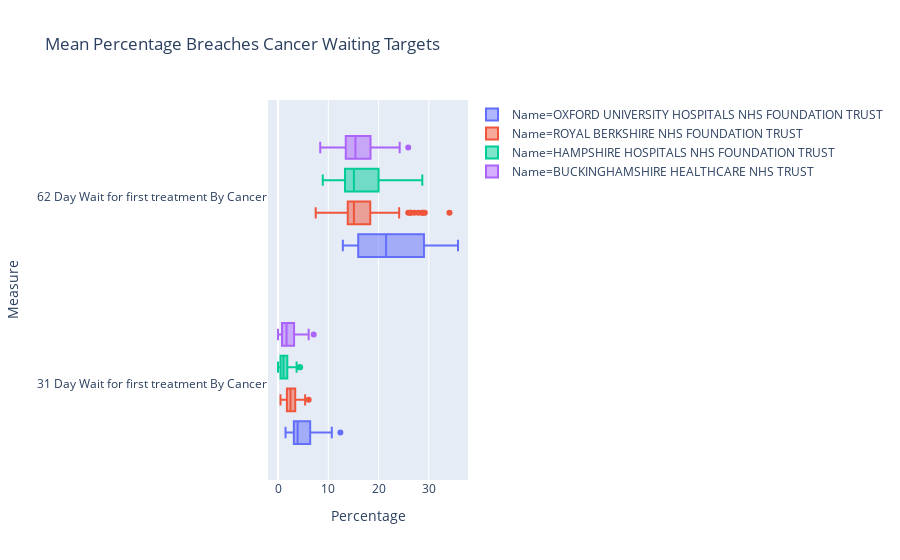

Notebook code for this chart:
### Code cell
# df_cancer_hamp['Percentage'] = (1 - df_cancer_hamp['Percentage']) * 100
fig = px.box(df_cancer_hamp, x='Percentage', color='Name', y='Measure', title='Mean Percentage Breaches Cancer Waiting Targets')
fig.update_traces(orientation='h')
fig.show()

### Figure 1 — Plotly figure (JSON) as saved in the notebook; plotly's stock layout.template omitted (floating-point values rounded to 4 significant figures)
{"data": [{"alignmentgroup": "True", "hoverlabel": {"namelength": 0}, "hovertemplate": "Name=OXFORD UNIVERSITY HOSPITALS NHS FOUNDATION TRUST<br>Percentage=%{x}<br>Measure=%{y}", "legendgroup": "Name=OXFORD UNIVERSITY HOSPITALS NHS FOUNDATION TRUST", "marker": {"color": "#636efa"}, "name": "Name=OXFORD UNIVERSITY HOSPITALS NHS FOUNDATION TRUST", "notched": false, "offsetgroup": "Name=OXFORD UNIVERSITY HOSPITALS NHS FOUNDATION TRUST", "orientation": "h", "showlegend": true, "type": "box", "x": [2.9, 2.9, 2.8, 2.4, 1.6, 1.8, 1.5, 7.6, 7.6, 6.7, 5.4, 6.0, 5.3, 4.4, 4.0, 3.8, 3.4, 3.0, 3.2, 5.4, 3.9, 3.4, 3.9, 3.5, 3.2, 3.6, 3.3, 2.5, 2.5, 2.3, 1.6, 10.7, 10.0, 10.0, 7.1, 5.3, 3.7, 3.9, 3.8, 6.4, 3.6, 3.8, 2.5, 9.1, 8.4, 7.6, 12.4, 9.0, 6.4, 6.3, 4.0, 4.3, 3.5, 14.9, 16.4, 14.1, 14.6, 13.5, 13.4, 14.9, 29.2, 28.3, 31.1, 25.1, 27, 23.1, 23.2, 22.3, 18.4, 16.2, 14.4, 15.2, 33.8, 21.5, 16.5, 17.2, 18.4, 18.0, 16.7, 14.9, 14.5, 14.8, 13.6, 12.9, 32.0, 27.4, 29.0, 29.1, 29.0, 23.6, 28.6, 20.0, 19.8, 18.0, 18.2, 18.2, 34.5, 35.8, 24.7, 35.6, 30.4, 33.2, 30.8, 29.1, 26, 30.3], "x0": " ", "xaxis": "x", "y": ["31 Day Wait for first treatment By Cancer", "31 Day Wait for first treatment By Cancer", "31 Day Wait for first treatment By Cancer", "31 Day Wait for first treatment By Cancer", "31 Day Wait for first treatment By Cancer", "31 Day Wait for first treatment By Cancer", "31 Day Wait for first treatment By Cancer", "31 Day Wait for first treatment By Cancer", "31 Day Wait for first treatment By Cancer", "31 Day Wait for first treatment By Cancer", "31 Day Wait for first treatment By Cancer", "31 Day Wait for first treatment By Cancer", "31 Day Wait for first treatment By Cancer", "31 Day Wait for first treatment By Cancer", "31 Day Wait for first treatment By Cancer", "31 Day Wait for first treatment By Cancer", "31 Day Wait for first treatment By Cancer", "31 Day Wait for first treatment By Cancer", "31 Day Wait for first treatment By Cancer", "31 Day Wait for first treatment By Cancer", "31 Day Wait for first treatment By Cancer", "31 Day Wait for first treatment By Cancer", "31 Day Wait for first treatment By Cancer", "31 Day Wait for first treatment By Cancer", "31 Day Wait for first treatment By Cancer", "31 Day Wait for first treatment By Cancer", "31 Day Wait for first treatment By Cancer", "31 Day Wait for first treatment By Cancer", "31 Day Wait for first treatment By Cancer", "31 Day Wait for first treatment By Cancer", "31 Day Wait for first treatment By Cancer", "31 Day Wait for first treatment By Cancer", "31 Day Wait for first treatment By Cancer", "31 Day Wait for first treatment By Cancer", "31 Day Wait for first treatment By Cancer", "31 Day Wait for first treatment By Cancer", "31 Day Wait for first treatment By Cancer", "31 Day Wait for first treatment By Cancer", "31 Day Wait for first treatment By Cancer", "31 Day Wait for first treatment By Cancer", "31 Day Wait for first treatment By Cancer", "31 Day Wait for first treatment By Cancer", "31 Day Wait for first treatment By Cancer", "31 Day Wait for first treatment By Cancer", "31 Day Wait for first treatment By Cancer", "31 Day Wait for first treatment By Cancer", "31 Day Wait for first treatment By Cancer", "31 Day Wait for first treatment By Cancer", "31 Day Wait for first treatment By Cancer", "31 Day Wait for first treatment By Cancer", "31 Day Wait for first treatment By Cancer", "31 Day Wait for first treatment By Cancer", "31 Day Wait for first treatment By Cancer", "62 Day Wait for first treatment By Cancer", "62 Day Wait for first treatment By Cancer", "62 Day Wait for first treatment By Cancer", "62 Day Wait for first treatment By Cancer", "62 Day Wait for first treatment By Cancer", "62 Day Wait for first treatment By Cancer", "62 Day Wait for first treatment By Cancer", "62 Day Wait for first treatment By Cancer", "62 Day Wait for first treatment By Cancer", "62 Day Wait for first treatment By Cancer", "62 Day Wait for first treatment By Cancer", "62 Day Wait for first treatment By Cancer", "62 Day Wait for first treatment By Cancer", "62 Day Wait for first treatment By Cancer", "62 Day Wait for first treatment By Cancer", "62 Day Wait for first treatment By Cancer", "62 Day Wait for first treatment By Cancer", "62 Day Wait for first treatment By Cancer", "62 Day Wait for first treatment By Cancer", "62 Day Wait for first treatment By Cancer", "62 Day Wait for first treatment By Cancer", "62 Day Wait for first treatment By Cancer", "62 Day Wait for first treatment By Cancer", "62 Day Wait for first treatment By Cancer", "62 Day Wait for first treatment By Cancer", "62 Day Wait for first treatment By Cancer", "62 Day Wait for first treatment By Cancer", "62 Day Wait for first treatment By Cancer", "62 Day Wait for first treatment By Cancer", "62 Day Wait for first treatment By Cancer", "62 Day Wait for first treatment By Cancer", "62 Day Wait for first treatment By Cancer", "62 Day Wait for first treatment By Cancer", "62 Day Wait for first treatment By Cancer", "62 Day Wait for first treatment By Cancer", "62 Day Wait for first treatment By Cancer", "62 Day Wait for first treatment By Cancer", "62 Day Wait for first treatment By Cancer", "62 Day Wait for first treatment By Cancer", "62 Day Wait for first treatment By Cancer", "62 Day Wait for first treatment By Cancer", "62 Day Wait for first treatment By Cancer", "62 Day Wait for first treatment By Cancer", "62 Day Wait for first treatment By Cancer", "62 Day Wait for first treatment By Cancer", "62 Day Wait for first treatment By Cancer", "62 Day Wait for first treatment By Cancer", "62 Day Wait for first treatment By Cancer", "62 Day Wait for first treatment By Cancer", "62 Day Wait for first treatment By Cancer", "62 Day Wait for first treatment By Cancer", "62 Day Wait for first treatment By Cancer", "62 Day Wait for first treatment By Cancer"], "y0": " ", "yaxis": "y"}, {"alignmentgroup": "True", "hoverlabel": {"namelength": 0}, "hovertemplate": "Name=ROYAL BERKSHIRE NHS FOUNDATION TRUST<br>Percentage=%{x}<br>Measure=%{y}", "legendgroup": "Name=ROYAL BERKSHIRE NHS FOUNDATION TRUST", "marker": {"color": "#EF553B"}, "name": "Name=ROYAL BERKSHIRE NHS FOUNDATION TRUST", "notched": false, "offsetgroup": "Name=ROYAL BERKSHIRE NHS FOUNDATION TRUST", "orientation": "h", "showlegend": true, "type": "box", "x": [4.4, 4.4, 3.3, 3.2, 3.6, 2.6, 2.3, 6.1, 4.0, 3.4, 4.3, 3.0, 3.5, 2.6, 2.3, 1.8, 1.6, 1.7, 0.5, 2.7, 3.1, 3.2, 3.2, 2.9, 2.7, 2.1, 1.5, 1.4, 1.7, 1.3, 0.5, 5.4, 2.3, 2.2, 2.3, 2.5, 2.1, 2.5, 1.6, 4.5, 1.3, 1.8, 1.7, 4.1, 3.2, 2.0, 4.0, 3.7, 3.9, 1.8, 1.9, 1.3, 1.7, 25.9, 34.1, 26.4, 24.1, 27.1, 26.3, 16.4, 29.2, 28.9, 27.9, 17.5, 22.5, 16.5, 15.0, 17.2, 14.0, 15.1, 10.5, 9.2, 17.8, 18.1, 15.0, 14.6, 14.0, 13.5, 14.9, 16.8, 17.6, 12.1, 12.3, 7.5, 22.4, 28.6, 17.3, 14.6, 13.2, 19.1, 13.4, 14.3, 12.1, 14.6, 14.5, 9.5, 16.6, 14.3, 12.9, 17.2, 15.1, 14.3, 15.0, 15.4, 11.1, 10.8], "x0": " ", "xaxis": "x", "y": ["31 Day Wait for first treatment By Cancer", "31 Day Wait for first treatment By Cancer", "31 Day Wait for first treatment By Cancer", "31 Day Wait for first treatment By Cancer", "31 Day Wait for first treatment By Cancer", "31 Day Wait for first treatment By Cancer", "31 Day Wait for first treatment By Cancer", "31 Day Wait for first treatment By Cancer", "31 Day Wait for first treatment By Cancer", "31 Day Wait for first treatment By Cancer", "31 Day Wait for first treatment By Cancer", "31 Day Wait for first treatment By Cancer", "31 Day Wait for first treatment By Cancer", "31 Day Wait for first treatment By Cancer", "31 Day Wait for first treatment By Cancer", "31 Day Wait for first treatment By Cancer", "31 Day Wait for first treatment By Cancer", "31 Day Wait for first treatment By Cancer", "31 Day Wait for first treatment By Cancer", "31 Day Wait for first treatment By Cancer", "31 Day Wait for first treatment By Cancer", "31 Day Wait for first treatment By Cancer", "31 Day Wait for first treatment By Cancer", "31 Day Wait for first treatment By Cancer", "31 Day Wait for first treatment By Cancer", "31 Day Wait for first treatment By Cancer", "31 Day Wait for first treatment By Cancer", "31 Day Wait for first treatment By Cancer", "31 Day Wait for first treatment By Cancer", "31 Day Wait for first treatment By Cancer", "31 Day Wait for first treatment By Cancer", "31 Day Wait for first treatment By Cancer", "31 Day Wait for first treatment By Cancer", "31 Day Wait for first treatment By Cancer", "31 Day Wait for first treatment By Cancer", "31 Day Wait for first treatment By Cancer", "31 Day Wait for first treatment By Cancer", "31 Day Wait for first treatment By Cancer", "31 Day Wait for first treatment By Cancer", "31 Day Wait for first treatment By Cancer", "31 Day Wait for first treatment By Cancer", "31 Day Wait for first treatment By Cancer", "31 Day Wait for first treatment By Cancer", "31 Day Wait for first treatment By Cancer", "31 Day Wait for first treatment By Cancer", "31 Day Wait for first treatment By Cancer", "31 Day Wait for first treatment By Cancer", "31 Day Wait for first treatment By Cancer", "31 Day Wait for first treatment By Cancer", "31 Day Wait for first treatment By Cancer", "31 Day Wait for first treatment By Cancer", "31 Day Wait for first treatment By Cancer", "31 Day Wait for first treatment By Cancer", "62 Day Wait for first treatment By Cancer", "62 Day Wait for first treatment By Cancer", "62 Day Wait for first treatment By Cancer", "62 Day Wait for first treatment By Cancer", "62 Day Wait for first treatment By Cancer", "62 Day Wait for first treatment By Cancer", "62 Day Wait for first treatment By Cancer", "62 Day Wait for first treatment By Cancer", "62 Day Wait for first treatment By Cancer", "62 Day Wait for first treatment By Cancer", "62 Day Wait for first treatment By Cancer", "62 Day Wait for first treatment By Cancer", "62 Day Wait for first treatment By Cancer", "62 Day Wait for first treatment By Cancer", "62 Day Wait for first treatment By Cancer", "62 Day Wait for first treatment By Cancer", "62 Day Wait for first treatment By Cancer", "62 Day Wait for first treatment By Cancer", "62 Day Wait for first treatment By Cancer", "62 Day Wait for first treatment By Cancer", "62 Day Wait for first treatment By Cancer", "62 Day Wait for first treatment By Cancer", "62 Day Wait for first treatment By Cancer", "62 Day Wait for first treatment By Cancer", "62 Day Wait for first treatment By Cancer", "62 Day Wait for first treatment By Cancer", "62 Day Wait for first treatment By Cancer", "62 Day Wait for first treatment By Cancer", "62 Day Wait for first treatment By Cancer", "62 Day Wait for first treatment By Cancer", "62 Day Wait for first treatment By Cancer", "62 Day Wait for first treatment By Cancer", "62 Day Wait for first treatment By Cancer", "62 Day Wait for first treatment By Cancer", "62 Day Wait for first treatment By Cancer", "62 Day Wait for first treatment By Cancer", "62 Day Wait for first treatment By Cancer", "62 Day Wait for first treatment By Cancer", "62 Day Wait for first treatment By Cancer", "62 Day Wait for first treatment By Cancer", "62 Day Wait for first treatment By Cancer", "62 Day Wait for first treatment By Cancer", "62 Day Wait for first treatment By Cancer", "62 Day Wait for first treatment By Cancer", "62 Day Wait for first treatment By Cancer", "62 Day Wait for first treatment By Cancer", "62 Day Wait for first treatment By Cancer", "62 Day Wait for first treatment By Cancer", "62 Day Wait for first treatment By Cancer", "62 Day Wait for first treatment By Cancer", "62 Day Wait for first treatment By Cancer", "62 Day Wait for first treatment By Cancer", "62 Day Wait for first treatment By Cancer"], "y0": " ", "yaxis": "y"}, {"alignmentgroup": "True", "hoverlabel": {"namelength": 0}, "hovertemplate": "Name=HAMPSHIRE HOSPITALS NHS FOUNDATION TRUST<br>Percentage=%{x}<br>Measure=%{y}", "legendgroup": "Name=HAMPSHIRE HOSPITALS NHS FOUNDATION TRUST", "marker": {"color": "#00cc96"}, "name": "Name=HAMPSHIRE HOSPITALS NHS FOUNDATION TRUST", "notched": false, "offsetgroup": "Name=HAMPSHIRE HOSPITALS NHS FOUNDATION TRUST", "orientation": "h", "showlegend": true, "type": "box", "x": [2.2, 1.8, 1.0, 1.2, 1.0, 0.5, 0, 2.1, 1.7, 1.8, 1.0, 1.1, 0.5, 0.5, 0.6, 0.5, 0.5, 0, 0, 2.1, 1.5, 1.0, 1.5, 1.3, 0.5, 0.5, 0.6, 0.5, 0.8, 0.5, 0, 4.4, 2.0, 1.7, 1.4, 1.6, 1.4, 0.5, 0.5, 1.1, 0.6, 0, 0, 4.3, 2.7, 3.7, 1.7, 3.1, 3.0, 2.5, 2.5, 2.1, 1.8, 19.1, 13.6, 14.5, 13, 13.4, 13.4, 10.1, 17.9, 14.0, 12, 16.8, 14.4, 13, 14.8, 13.8, 10.3, 10.9, 9.5, 8.9, 23.1, 18.6, 17.9, 13.7, 15.1, 13.1, 12.4, 12.1, 14.0, 10.8, 13.5, 11.5, 28.7, 27.7, 21.7, 21.0, 16.5, 20.0, 17.1, 16.0, 16.2, 16.7, 14.4, 13.8, 27.7, 23.4, 24.6, 25.4, 20.0, 22.4, 23.4, 20.5, 19.8, 16.4], "x0": " ", "xaxis": "x", "y": ["31 Day Wait for first treatment By Cancer", "31 Day Wait for first treatment By Cancer", "31 Day Wait for first treatment By Cancer", "31 Day Wait for first treatment By Cancer", "31 Day Wait for first treatment By Cancer", "31 Day Wait for first treatment By Cancer", "31 Day Wait for first treatment By Cancer", "31 Day Wait for first treatment By Cancer", "31 Day Wait for first treatment By Cancer", "31 Day Wait for first treatment By Cancer", "31 Day Wait for first treatment By Cancer", "31 Day Wait for first treatment By Cancer", "31 Day Wait for first treatment By Cancer", "31 Day Wait for first treatment By Cancer", "31 Day Wait for first treatment By Cancer", "31 Day Wait for first treatment By Cancer", "31 Day Wait for first treatment By Cancer", "31 Day Wait for first treatment By Cancer", "31 Day Wait for first treatment By Cancer", "31 Day Wait for first treatment By Cancer", "31 Day Wait for first treatment By Cancer", "31 Day Wait for first treatment By Cancer", "31 Day Wait for first treatment By Cancer", "31 Day Wait for first treatment By Cancer", "31 Day Wait for first treatment By Cancer", "31 Day Wait for first treatment By Cancer", "31 Day Wait for first treatment By Cancer", "31 Day Wait for first treatment By Cancer", "31 Day Wait for first treatment By Cancer", "31 Day Wait for first treatment By Cancer", "31 Day Wait for first treatment By Cancer", "31 Day Wait for first treatment By Cancer", "31 Day Wait for first treatment By Cancer", "31 Day Wait for first treatment By Cancer", "31 Day Wait for first treatment By Cancer", "31 Day Wait for first treatment By Cancer", "31 Day Wait for first treatment By Cancer", "31 Day Wait for first treatment By Cancer", "31 Day Wait for first treatment By Cancer", "31 Day Wait for first treatment By Cancer", "31 Day Wait for first treatment By Cancer", "31 Day Wait for first treatment By Cancer", "31 Day Wait for first treatment By Cancer", "31 Day Wait for first treatment By Cancer", "31 Day Wait for first treatment By Cancer", "31 Day Wait for first treatment By Cancer", "31 Day Wait for first treatment By Cancer", "31 Day Wait for first treatment By Cancer", "31 Day Wait for first treatment By Cancer", "31 Day Wait for first treatment By Cancer", "31 Day Wait for first treatment By Cancer", "31 Day Wait for first treatment By Cancer", "31 Day Wait for first treatment By Cancer", "62 Day Wait for first treatment By Cancer", "62 Day Wait for first treatment By Cancer", "62 Day Wait for first treatment By Cancer", "62 Day Wait for first treatment By Cancer", "62 Day Wait for first treatment By Cancer", "62 Day Wait for first treatment By Cancer", "62 Day Wait for first treatment By Cancer", "62 Day Wait for first treatment By Cancer", "62 Day Wait for first treatment By Cancer", "62 Day Wait for first treatment By Cancer", "62 Day Wait for first treatment By Cancer", "62 Day Wait for first treatment By Cancer", "62 Day Wait for first treatment By Cancer", "62 Day Wait for first treatment By Cancer", "62 Day Wait for first treatment By Cancer", "62 Day Wait for first treatment By Cancer", "62 Day Wait for first treatment By Cancer", "62 Day Wait for first treatment By Cancer", "62 Day Wait for first treatment By Cancer", "62 Day Wait for first treatment By Cancer", "62 Day Wait for first treatment By Cancer", "62 Day Wait for first treatment By Cancer", "62 Day Wait for first treatment By Cancer", "62 Day Wait for first treatment By Cancer", "62 Day Wait for first treatment By Cancer", "62 Day Wait for first treatment By Cancer", "62 Day Wait for first treatment By Cancer", "62 Day Wait for first treatment By Cancer", "62 Day Wait for first treatment By Cancer", "62 Day Wait for first treatment By Cancer", "62 Day Wait for first treatment By Cancer", "62 Day Wait for first treatment By Cancer", "62 Day Wait for first treatment By Cancer", "62 Day Wait for first treatment By Cancer", "62 Day Wait for first treatment By Cancer", "62 Day Wait for first treatment By Cancer", "62 Day Wait for first treatment By Cancer", "62 Day Wait for first treatment By Cancer", "62 Day Wait for first treatment By Cancer", "62 Day Wait for first treatment By Cancer", "62 Day Wait for first treatment By Cancer", "62 Day Wait for first treatment By Cancer", "62 Day Wait for first treatment By Cancer", "62 Day Wait for first treatment By Cancer", "62 Day Wait for first treatment By Cancer", "62 Day Wait for first treatment By Cancer", "62 Day Wait for first treatment By Cancer", "62 Day Wait for first treatment By Cancer", "62 Day Wait for first treatment By Cancer", "62 Day Wait for first treatment By Cancer", "62 Day Wait for first treatment By Cancer", "62 Day Wait for first treatment By Cancer", "62 Day Wait for first treatment By Cancer"], "y0": " ", "yaxis": "y"}, {"alignmentgroup": "True", "hoverlabel": {"namelength": 0}, "hovertemplate": "Name=BUCKINGHAMSHIRE HEALTHCARE NHS TRUST<br>Percentage=%{x}<br>Measure=%{y}", "legendgroup": "Name=BUCKINGHAMSHIRE HEALTHCARE NHS TRUST", "marker": {"color": "#ab63fa"}, "name": "Name=BUCKINGHAMSHIRE HEALTHCARE NHS TRUST", "notched": false, "offsetgroup": "Name=BUCKINGHAMSHIRE HEALTHCARE NHS TRUST", "orientation": "h", "showlegend": true, "type": "box", "x": [1.9, 1.2, 1.5, 0.7, 0.6, 0, 0, 2.6, 1.9, 2.1, 1.3, 1.1, 1.2, 1.4, 0.7, 0.7, 0.6, 0, 0, 4.1, 5.0, 3.2, 2.5, 1.7, 1.4, 1.3, 1.7, 0.8, 0.6, 0.7, 0, 7.1, 3.2, 2.6, 3.2, 3.3, 2.5, 1.5, 1.7, 3.4, 1.2, 2.4, 0.8, 3.9, 6.1, 5.8, 2.9, 2.3, 3.5, 3.5, 3.2, 2.9, 2.1, 12.4, 14.4, 15.8, 9.7, 11.5, 8.4, 9.8, 20.8, 19.8, 15.7, 15.4, 15.8, 14.5, 16.4, 13.1, 13.3, 14.6, 12.9, 11.4, 20.2, 18.7, 16.8, 14.4, 15.5, 12.7, 14.5, 13.8, 14.4, 15.4, 12.8, 9.8, 23.4, 21.5, 25.9, 14.7, 20.8, 15.0, 17.8, 15.1, 19.9, 13.5, 22.1, 14.3, 20.1, 24.2, 14.7, 13.4, 18.3, 21.3, 16.6, 16.1, 16.8, 15.9], "x0": " ", "xaxis": "x", "y": ["31 Day Wait for first treatment By Cancer", "31 Day Wait for first treatment By Cancer", "31 Day Wait for first treatment By Cancer", "31 Day Wait for first treatment By Cancer", "31 Day Wait for first treatment By Cancer", "31 Day Wait for first treatment By Cancer", "31 Day Wait for first treatment By Cancer", "31 Day Wait for first treatment By Cancer", "31 Day Wait for first treatment By Cancer", "31 Day Wait for first treatment By Cancer", "31 Day Wait for first treatment By Cancer", "31 Day Wait for first treatment By Cancer", "31 Day Wait for first treatment By Cancer", "31 Day Wait for first treatment By Cancer", "31 Day Wait for first treatment By Cancer", "31 Day Wait for first treatment By Cancer", "31 Day Wait for first treatment By Cancer", "31 Day Wait for first treatment By Cancer", "31 Day Wait for first treatment By Cancer", "31 Day Wait for first treatment By Cancer", "31 Day Wait for first treatment By Cancer", "31 Day Wait for first treatment By Cancer", "31 Day Wait for first treatment By Cancer", "31 Day Wait for first treatment By Cancer", "31 Day Wait for first treatment By Cancer", "31 Day Wait for first treatment By Cancer", "31 Day Wait for first treatment By Cancer", "31 Day Wait for first treatment By Cancer", "31 Day Wait for first treatment By Cancer", "31 Day Wait for first treatment By Cancer", "31 Day Wait for first treatment By Cancer", "31 Day Wait for first treatment By Cancer", "31 Day Wait for first treatment By Cancer", "31 Day Wait for first treatment By Cancer", "31 Day Wait for first treatment By Cancer", "31 Day Wait for first treatment By Cancer", "31 Day Wait for first treatment By Cancer", "31 Day Wait for first treatment By Cancer", "31 Day Wait for first treatment By Cancer", "31 Day Wait for first treatment By Cancer", "31 Day Wait for first treatment By Cancer", "31 Day Wait for first treatment By Cancer", "31 Day Wait for first treatment By Cancer", "31 Day Wait for first treatment By Cancer", "31 Day Wait for first treatment By Cancer", "31 Day Wait for first treatment By Cancer", "31 Day Wait for first treatment By Cancer", "31 Day Wait for first treatment By Cancer", "31 Day Wait for first treatment By Cancer", "31 Day Wait for first treatment By Cancer", "31 Day Wait for first treatment By Cancer", "31 Day Wait for first treatment By Cancer", "31 Day Wait for first treatment By Cancer", "62 Day Wait for first treatment By Cancer", "62 Day Wait for first treatment By Cancer", "62 Day Wait for first treatment By Cancer", "62 Day Wait for first treatment By Cancer", "62 Day Wait for first treatment By Cancer", "62 Day Wait for first treatment By Cancer", "62 Day Wait for first treatment By Cancer", "62 Day Wait for first treatment By Cancer", "62 Day Wait for first treatment By Cancer", "62 Day Wait for first treatment By Cancer", "62 Day Wait for first treatment By Cancer", "62 Day Wait for first treatment By Cancer", "62 Day Wait for first treatment By Cancer", "62 Day Wait for first treatment By Cancer", "62 Day Wait for first treatment By Cancer", "62 Day Wait for first treatment By Cancer", "62 Day Wait for first treatment By Cancer", "62 Day Wait for first treatment By Cancer", "62 Day Wait for first treatment By Cancer", "62 Day Wait for first treatment By Cancer", "62 Day Wait for first treatment By Cancer", "62 Day Wait for first treatment By Cancer", "62 Day Wait for first treatment By Cancer", "62 Day Wait for first treatment By Cancer", "62 Day Wait for first treatment By Cancer", "62 Day Wait for first treatment By Cancer", "62 Day Wait for first treatment By Cancer", "62 Day Wait for first treatment By Cancer", "62 Day Wait for first treatment By Cancer", "62 Day Wait for first treatment By Cancer", "62 Day Wait for first treatment By Cancer", "62 Day Wait for first treatment By Cancer", "62 Day Wait for first treatment By Cancer", "62 Day Wait for first treatment By Cancer", "62 Day Wait for first treatment By Cancer", "62 Day Wait for first treatment By Cancer", "62 Day Wait for first treatment By Cancer", "62 Day Wait for first treatment By Cancer", "62 Day Wait for first treatment By Cancer", "62 Day Wait for first treatment By Cancer", "62 Day Wait for first treatment By Cancer", "62 Day Wait for first treatment By Cancer", "62 Day Wait for first treatment By Cancer", "62 Day Wait for first treatment By Cancer", "62 Day Wait for first treatment By Cancer", "62 Day Wait for first treatment By Cancer", "62 Day Wait for first treatment By Cancer", "62 Day Wait for first treatment By Cancer", "62 Day Wait for first treatment By Cancer", "62 Day Wait for first treatment By Cancer", "62 Day Wait for first treatment By Cancer", "62 Day Wait for first treatment By Cancer", "62 Day Wait for first treatment By Cancer"], "y0": " ", "yaxis": "y"}], "layout": {"boxmode": "group", "legend": {"tracegroupgap": 0}, "title": {"text": "Mean Percentage Breaches Cancer Waiting Targets"}, "xaxis": {"anchor": "y", "domain": [0, 1], "title": {"text": "Percentage"}}, "yaxis": {"anchor": "x", "domain": [0, 1], "title": {"text": "Measure"}}}}
